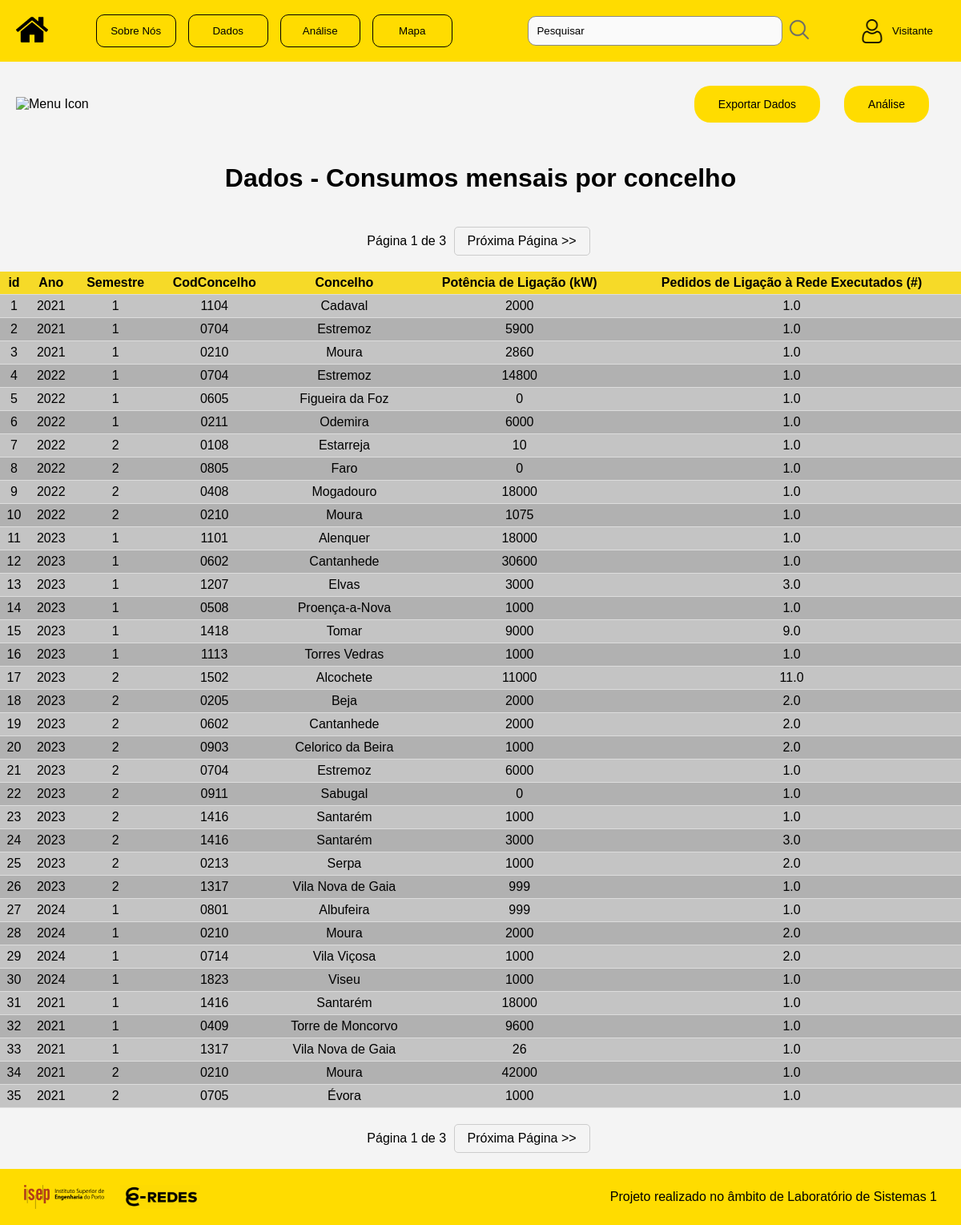
The page /dados.php?nomeTabela=Consumos+mensais+por+concelho&linkAPI=uploads/25-plr-producao-renovavel.csv on the database its author committed.
### tables this page shows
CREATE TABLE `consumos_mensais_por_concelho` (
  `id` int(11) NOT NULL,
  `﻿Ano` varchar(255) DEFAULT NULL,
  `Semestre` varchar(255) DEFAULT NULL,
  `CodConcelho` varchar(255) DEFAULT NULL,
  `Concelho` varchar(255) DEFAULT NULL,
  `Potência de Ligação (kW)` varchar(255) DEFAULT NULL,
  `Pedidos de Ligação à Rede Executados (#)` varchar(255) DEFAULT NULL
);

### Dados.php (the view, shortened to what this page needs)
<?php
if (isset($_GET['nomeTabela']) && isset($_GET['linkAPI'])) {
    $nomeTabelaAtual = htmlspecialchars($_GET['nomeTabela']);
    $linkAPI = htmlspecialchars($_GET['linkAPI']);
    $tituloPagina = "Dados - " . $nomeTabelaAtual;
} else {
    die('Parâmetros necessários não foram passados pela URL.');
}
function displayNavigationMenu($offset, $limit, $totalPages, $nomeTabelaAtual, $linkAPI)
{
    echo "<div class='pagination'>";
    $currentPage = ($offset / $limit) + 1;
    echo " Página {$currentPage} de {$totalPages} ";
    $nextOffset = $offset + $limit;
    echo "<a href=\"?nomeTabela={$nomeTabelaAtual}&linkAPI={$linkAPI}&offset={$nextOffset}\">Próxima Página &gt;&gt;</a>";
    echo "</div>";
}
?>
<!DOCTYPE html>
<html lang="pt">
<head>
    <link rel="stylesheet" href="styles.css">
</head>
<body>
    <header>
        <div class="logo" onclick="window.location.href='index.php'">
            <img src="Imagens/casa_icon.png" alt="Logo">
        </div>
        <nav>
            <div class="nav-buttons">
                <button><a href="SobreNos.php">Sobre Nós</a></button>
                <button><a href="home_dados.php">Dados</a></button>
                <button><a href="Analise.php">Análise</a></button>
                <button><a href="Mapa.php">Mapa</a></button>
            </div>
        </nav>
        <form action="search.php" method="GET" class="search-bar">
            <input type="text" name="query" placeholder="Pesquisar">
            <button type="submit" class="search-button">
                <img src="Imagens/search_icon.png" alt="ir">
            </button>
        </form>
        <?php
        include("ImportSQL.php");
        $nome_utilizador = "Utilizador";
        if (isset($_SESSION['email'])) {
            $email = $_SESSION['email'];
            $sql = "SELECT nome FROM utilizador WHERE email = '$email'";
            $result = mysqli_query($mysqli, $sql);
            if ($result) {
                $row = mysqli_fetch_assoc($result);
                $nome_utilizador = $row['nome'];
            }
        } else {
            $nome_utilizador = "Visitante";
        }
        ?>
        <div class="dropdown">
            <button class="user-info">
                <img src="Imagens/user_icon.png" alt="User Icon">
                <span><?php echo $nome_utilizador; ?></span>
            </button>
        </div>
    </header>
    <div class="topo">
        <div class="menu-container">
            <img src="https://www.svgrepo.com/show/509382/menu.svg" alt="Menu Icon" class="menu-icon" onclick="toggleMenu()">
        </div>
        <div class="button-container">
            <div class="custom-button">
                <?php
                $nomeTabelaFormatado = str_replace(array(" ", "-"), "_", $nomeTabelaAtual);
                echo "<a href='Export.php?nomeTabelaAtual=" . urlencode($nomeTabelaFormatado) . "'><button>Exportar Dados</button></a>";
                echo "<a href='AnaliseDados.php?nomeTabelaAtual=" . urlencode($nomeTabelaFormatado) . "'><button>Análise</button></a>";
                ?>
            </div>
        </div>
                <?php
                if (isset($nomeTabelaAtual)) {
                    $nomeTabelaFormatado = str_replace(array(" ", "-"), "_", $nomeTabelaAtual);
                } else {
                    echo "Erro: Nome da tabela não definido";
                }
                ?>
            </div>
    <?php
    echo "<h1>"  . $tituloPagina . "</h1>";
    $limit =35;
    $offset = isset($_GET['offset']) ? intval($_GET['offset']) : 0;
    $order = isset($_GET['order']) ? $_GET['order'] : 'id';
    $direction = isset($_GET['direction']) && in_array($_GET['direction'], ['ASC', 'DESC']) ? $_GET['direction'] : 'ASC';
    $sql = "SELECT * FROM `{$nomeTabelaFormatado}` ORDER BY {$order} {$direction} LIMIT {$offset}, {$limit}";
    $result = mysqli_query($mysqli, $sql);
    if ($result && mysqli_num_rows($result) > 0) {
        $countSQL = "SELECT COUNT(*) AS total FROM `{$nomeTabelaFormatado}`";
        $countResult = mysqli_query($mysqli, $countSQL);
        $totalRecords = mysqli_fetch_assoc($countResult)['total'];
        function getTotalPages($totalRecords, $limit)
        {
            return ceil($totalRecords / $limit);
        }
        $totalPages = getTotalPages($totalRecords, $limit);
        displayNavigationMenu($offset, $limit, $totalPages, $nomeTabelaAtual, $linkAPI);
        echo "<div class='table-container'>";
        echo "<table>";
        echo "<thead>";
        echo "<tr>";
        $colunas = mysqli_fetch_fields($result);
        foreach ($colunas as $coluna) {
            echo "<th>" . htmlspecialchars($coluna->name) . "</th>";
        }
        echo "</tr>";
        echo "</thead>";
        echo "<tbody>";
        while ($row = mysqli_fetch_assoc($result)) {
            echo "<tr>";
            foreach ($row as $value) {
                echo "<td>" . htmlspecialchars($value) . "</td>";
            }
            echo "</tr>";
        }
        echo "</tbody>";
        echo "</table>";
        echo "</div>";
    } else {
        echo "<p>Nenhum registro encontrado ou erro na consulta SQL.</p>";
        if ($result === false) {
            echo "<p>Erro: " . mysqli_error($mysqli) . "</p>";
        }
    }
    ?>
    <footer>
        <div class="footer-content">
            <div class="footer-left">
                <img src="Imagens/isep_logo.png" alt="ISEP Logo" class="isep_img" onclick="window.open('https://www.isep.ipp.pt', '_blank');">
                <img src="Imagens/e-redes.jpeg" alt="E-Redes Logo" class="eredes_img" onclick="window.open('https://www.e-redes.pt/pt-pt', '_blank');">
            </div>
            <div class="footer-right">
                <p>Projeto realizado no âmbito de Laboratório de Sistemas 1</p>
            </div>
        </div>
    </footer>
</body>
</html>

### styles.css (style rules this page uses)
body { font-family: Arial, sans-serif; margin: 0; padding: 0; background-color: #f4f4f4; }
header { display: flex; align-items: center; justify-content: space-between; background-color: #FFDC00; color: black; padding: 10px 20px; width: 100%; max-width: 100vw; box-sizing: border-box; }
.nav-buttons { display: flex; align-items: center; justify-content: flex-start; }
.nav-buttons button { height: auto; width: 100px; }
.logo img { height: 40px; cursor: pointer; margin-right: 30px; }
.search-bar { display: flex; align-items: center; padding: 10px; border-radius: 10px; width: 400px; }
.search-bar input[type="text"] { padding: 10px; flex: 1; border: 1px solid #898989; border-radius: 10px; margin-right: 0px; margin-left: 40px; background-color: rgb(250, 250, 250); }
.search-bar input[type="text"]::placeholder { color: black; }
.search-bar button { background-color: transparent; border: none; cursor: pointer; outline: none; }
.search-bar button img { height: 30px; width: 30px; border-radius: 10px; }
.user-info { display: flex; align-items: center; }
.user-info img { height: 30px; margin-right: 10px; }
.footer-content { background-color: #FFDC00; display: flex; justify-content: space-between; align-items: center; color: black; padding: 10px 20px; width: 100%; max-width: 100vw; box-sizing: border-box; }
.footer-left { display: flex; align-items: center; }
.footer-left img { height: 30px; margin-right: 10px; }
.footer-content img { height: 30px; margin-right: 10px; margin-left: 10px; order: 1; cursor: pointer; }
.isep_img { width: 100px; height: auto; }
.eredes_img { width: 100px; height: auto; }
.footer-content p { order: 2; margin-right: 10px; }
.nav-buttons button { background-color: #FFDC00; border: 1px solid black; border-radius: 10px; padding: 12px 10px; cursor: pointer; transition: background-color 0.3s ease, color 0.3s ease; color: black; margin-right: 15px; }
.eredes_btn a, .nav-buttons a { color: inherit; text-decoration: none; display: block; }
.dropdown { position: relative; z-index: 10; }
.dropdown button { background-color: #FFDC00; color: rgb(0, 0, 0); padding: 10px 15px; border: none; cursor: pointer; }
body { display: flex; flex-direction: column; min-height: 100vh; margin: 0; padding: 0; }
.footer-content { background-color: #FFDC00; display: flex; justify-content: space-between; align-items: center; color: black; padding: 10px 20px; position: static; bottom: auto; left: auto; right: auto; width: 100%; margin-top: auto; }
form input[type="text"]::placeholder, form input[type="email"]::placeholder, form input[type="password"]::placeholder, .select { color: #a3a3a3; }
.custom-button button { padding: 15px 30px; background-color: #FFDC00; color: #000000; border: none; border-radius: 20px; cursor: pointer; width: auto; transition: background-color 0.3s; font-size: 14px; text-align: center; margin: 10px 20px 10px 10px; }
.button-container { display: flex; justify-content: flex-end; }
.custom-button { margin-left: 10px; }
.topo { display: flex; justify-content: space-between; align-items: center; padding: 20px; }
.menu-container { position: relative; width: 200px; }
.menu-icon { width: 40px; height: 40px; cursor: pointer; }
table { border-collapse: collapse; width: 100%; background-color: #7070705d; }
td, th { padding: 5px; text-align: center; border-bottom: 1px solid #ddd; }
tr:first-child th { background-color: #f6da28; }
tr:nth-child(even) { background-color: #79797940; }
.pagination { margin-top: 20px; text-align: center; margin-bottom: 20px; }
.pagination a { display: inline-block; padding: 8px 16px; text-decoration: none; color: #000; border: 1px solid #ccc; border-radius: 5px; margin: 0 5px; }
h1 { text-align: center; width: 100%; }

### rows shown on the page
consumos_mensais_por_concelho: value "1", value "2021", CodConcelho "1104", Concelho "Cadaval", value "2000", value "1.0"
consumos_mensais_por_concelho: id "2", value "2021", Semestre "1", CodConcelho "0704", Concelho "Estremoz", value "5900", value "1.0"
consumos_mensais_por_concelho: id "3", value "2021", Semestre "1", CodConcelho "0210", Concelho "Moura", value "2860", value "1.0"
consumos_mensais_por_concelho: id "4", value "2022", Semestre "1", CodConcelho "0704", Concelho "Estremoz", value "14800", value "1.0"
consumos_mensais_por_concelho: id "5", value "2022", Semestre "1", CodConcelho "0605", Concelho "Figueira da Foz", value "0", value "1.0"
consumos_mensais_por_concelho: id "6", value "2022", Semestre "1", CodConcelho "0211", Concelho "Odemira", value "6000", value "1.0"
consumos_mensais_por_concelho: id "7", value "2022", Semestre "2", CodConcelho "0108", Concelho "Estarreja", value "10", value "1.0"
consumos_mensais_por_concelho: id "8", value "2022", Semestre "2", CodConcelho "0805", Concelho "Faro", value "0", value "1.0"
consumos_mensais_por_concelho: id "9", value "2022", Semestre "2", CodConcelho "0408", Concelho "Mogadouro", value "18000", value "1.0"
consumos_mensais_por_concelho: id "10", value "2022", Semestre "2", CodConcelho "0210", Concelho "Moura", value "1075", value "1.0"
consumos_mensais_por_concelho: id "11", value "2023", Semestre "1", CodConcelho "1101", Concelho "Alenquer", value "18000", value "1.0"
consumos_mensais_por_concelho: id "12", value "2023", Semestre "1", CodConcelho "0602", Concelho "Cantanhede", value "30600", value "1.0"
consumos_mensais_por_concelho: id "13", value "2023", Semestre "1", CodConcelho "1207", Concelho "Elvas", value "3000", value "3.0"
consumos_mensais_por_concelho: id "14", value "2023", Semestre "1", CodConcelho "0508", Concelho "Proença-a-Nova", value "1000", value "1.0"
consumos_mensais_por_concelho: id "15", value "2023", Semestre "1", CodConcelho "1418", Concelho "Tomar", value "9000", value "9.0"
consumos_mensais_por_concelho: id "16", value "2023", Semestre "1", CodConcelho "1113", Concelho "Torres Vedras", value "1000", value "1.0"
consumos_mensais_por_concelho: id "17", value "2023", Semestre "2", CodConcelho "1502", Concelho "Alcochete", value "11000", value "11.0"
consumos_mensais_por_concelho: id "18", value "2023", Semestre "2", CodConcelho "0205", Concelho "Beja", value "2000", value "2.0"
consumos_mensais_por_concelho: id "19", value "2023", Semestre "2", CodConcelho "0602", Concelho "Cantanhede", value "2000", value "2.0"
consumos_mensais_por_concelho: id "20", value "2023", Semestre "2", CodConcelho "0903", Concelho "Celorico da Beira", value "1000", value "2.0"
consumos_mensais_por_concelho: id "21", value "2023", Semestre "2", CodConcelho "0704", Concelho "Estremoz", value "6000", value "1.0"
consumos_mensais_por_concelho: id "22", value "2023", Semestre "2", CodConcelho "0911", Concelho "Sabugal", value "0", value "1.0"
consumos_mensais_por_concelho: id "23", value "2023", Semestre "2", CodConcelho "1416", Concelho "Santarém", value "1000", value "1.0"
consumos_mensais_por_concelho: id "24", value "2023", Semestre "2", CodConcelho "1416", Concelho "Santarém", value "3000", value "3.0"
consumos_mensais_por_concelho: id "25", value "2023", Semestre "2", CodConcelho "0213", Concelho "Serpa", value "1000", value "2.0"
consumos_mensais_por_concelho: id "26", value "2023", Semestre "2", CodConcelho "1317", Concelho "Vila Nova de Gaia", value "999", value "1.0"
consumos_mensais_por_concelho: id "27", value "2024", Semestre "1", CodConcelho "0801", Concelho "Albufeira", value "999", value "1.0"
consumos_mensais_por_concelho: id "28", value "2024", Semestre "1", CodConcelho "0210", Concelho "Moura", value "2000", value "2.0"
consumos_mensais_por_concelho: id "29", value "2024", Semestre "1", CodConcelho "0714", Concelho "Vila Viçosa", value "1000", value "2.0"
consumos_mensais_por_concelho: id "30", value "2024", Semestre "1", CodConcelho "1823", Concelho "Viseu", value "1000", value "1.0"
consumos_mensais_por_concelho: id "31", value "2021", Semestre "1", CodConcelho "1416", Concelho "Santarém", value "18000", value "1.0"
consumos_mensais_por_concelho: id "32", value "2021", Semestre "1", CodConcelho "0409", Concelho "Torre de Moncorvo", value "9600", value "1.0"
consumos_mensais_por_concelho: id "33", value "2021", Semestre "1", CodConcelho "1317", Concelho "Vila Nova de Gaia", value "26", value "1.0"
consumos_mensais_por_concelho: id "34", value "2021", Semestre "2", CodConcelho "0210", Concelho "Moura", value "42000", value "1.0"
consumos_mensais_por_concelho: id "35", value "2021", Semestre "2", CodConcelho "0705", Concelho "Évora", value "1000", value "1.0"

### other values the page prints
$nome_utilizador "Visitante"
$tituloPagina "Dados - Consumos mensais por concelho"
$currentPage "1 1"
$totalPages "3 3"
$coluna->name "id"
$coluna->name "Ano"
$coluna->name "Semestre"
$coluna->name "CodConcelho"
$coluna->name "Concelho"
$coluna->name "Potência de Ligação (kW)"
$coluna->name "Pedidos de Ligação à Rede Executados (#)"
